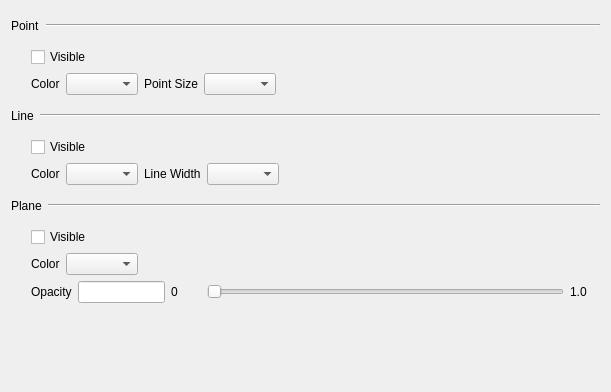
<?xml version="1.0" encoding="UTF-8"?>
<ui version="4.0">
 <class>RLFaultSticksVisPage</class>
 <widget class="QWidget" name="RLFaultSticksVisPage">
  <property name="windowModality">
   <enum>Qt::WindowModal</enum>
  </property>
  <property name="geometry">
   <rect>
    <x>0</x>
    <y>0</y>
    <width>611</width>
    <height>392</height>
   </rect>
  </property>
  <property name="windowTitle">
   <string>Form</string>
  </property>
  <layout class="QGridLayout" name="gridLayout_6">
   <item row="5" column="0" colspan="2">
    <layout class="QGridLayout" name="gridLayout_5">
     <item row="0" column="0">
      <spacer name="horizontalSpacer_7">
       <property name="orientation">
        <enum>Qt::Horizontal</enum>
       </property>
       <property name="sizeType">
        <enum>QSizePolicy::Fixed</enum>
       </property>
       <property name="sizeHint" stdset="0">
        <size>
         <width>20</width>
         <height>20</height>
        </size>
       </property>
      </spacer>
     </item>
     <item row="0" column="1">
      <widget class="QCheckBox" name="m_pChkVisiblePlane">
       <property name="text">
        <string>Visible</string>
       </property>
      </widget>
     </item>
     <item row="1" column="1">
      <layout class="QGridLayout" name="gridLayout_4">
       <item row="0" column="0">
        <widget class="QLabel" name="m_pLabel3">
         <property name="sizePolicy">
          <sizepolicy hsizetype="Fixed" vsizetype="Fixed">
           <horstretch>0</horstretch>
           <verstretch>0</verstretch>
          </sizepolicy>
         </property>
         <property name="text">
          <string>Color</string>
         </property>
        </widget>
       </item>
       <item row="0" column="1">
        <widget class="CXButtonColorEdit" name="m_pColorEdtPlane">
         <property name="sizePolicy">
          <sizepolicy hsizetype="Preferred" vsizetype="Fixed">
           <horstretch>0</horstretch>
           <verstretch>0</verstretch>
          </sizepolicy>
         </property>
        </widget>
       </item>
      </layout>
     </item>
     <item row="1" column="2">
      <spacer name="horizontalSpacer_6">
       <property name="orientation">
        <enum>Qt::Horizontal</enum>
       </property>
       <property name="sizeHint" stdset="0">
        <size>
         <width>40</width>
         <height>20</height>
        </size>
       </property>
      </spacer>
     </item>
     <item row="2" column="1" colspan="2">
      <layout class="QGridLayout" name="gridLayout">
       <item row="0" column="0">
        <widget class="QLabel" name="m_pLabel6">
         <property name="sizePolicy">
          <sizepolicy hsizetype="Fixed" vsizetype="Fixed">
           <horstretch>0</horstretch>
           <verstretch>0</verstretch>
          </sizepolicy>
         </property>
         <property name="text">
          <string>Opacity</string>
         </property>
        </widget>
       </item>
       <item row="0" column="1">
        <widget class="QLineEdit" name="m_pLineEdtOpacity">
         <property name="maximumSize">
          <size>
           <width>87</width>
           <height>16777215</height>
          </size>
         </property>
        </widget>
       </item>
       <item row="0" column="2">
        <widget class="QLabel" name="label">
         <property name="minimumSize">
          <size>
           <width>30</width>
           <height>0</height>
          </size>
         </property>
         <property name="text">
          <string>0</string>
         </property>
        </widget>
       </item>
       <item row="0" column="3">
        <widget class="QSlider" name="m_pSlider">
         <property name="orientation">
          <enum>Qt::Horizontal</enum>
         </property>
        </widget>
       </item>
       <item row="0" column="4">
        <widget class="QLabel" name="label_2">
         <property name="minimumSize">
          <size>
           <width>30</width>
           <height>0</height>
          </size>
         </property>
         <property name="text">
          <string>1.0</string>
         </property>
        </widget>
       </item>
      </layout>
     </item>
    </layout>
   </item>
   <item row="6" column="1">
    <spacer name="verticalSpacer">
     <property name="orientation">
      <enum>Qt::Vertical</enum>
     </property>
     <property name="sizeHint" stdset="0">
      <size>
       <width>20</width>
       <height>44</height>
      </size>
     </property>
    </spacer>
   </item>
   <item row="0" column="0" colspan="2">
    <layout class="QHBoxLayout" name="horizontalLayout_4">
     <item>
      <widget class="QLabel" name="m_pLabelPoint">
       <property name="sizePolicy">
        <sizepolicy hsizetype="Fixed" vsizetype="Fixed">
         <horstretch>0</horstretch>
         <verstretch>0</verstretch>
        </sizepolicy>
       </property>
       <property name="minimumSize">
        <size>
         <width>0</width>
         <height>30</height>
        </size>
       </property>
       <property name="text">
        <string>Point</string>
       </property>
      </widget>
     </item>
     <item>
      <widget class="Line" name="line">
       <property name="sizePolicy">
        <sizepolicy hsizetype="Expanding" vsizetype="Fixed">
         <horstretch>0</horstretch>
         <verstretch>0</verstretch>
        </sizepolicy>
       </property>
       <property name="orientation">
        <enum>Qt::Horizontal</enum>
       </property>
      </widget>
     </item>
    </layout>
   </item>
   <item row="1" column="0" colspan="2">
    <layout class="QGridLayout" name="gridLayout_2">
     <item row="0" column="0">
      <spacer name="horizontalSpacer_5">
       <property name="orientation">
        <enum>Qt::Horizontal</enum>
       </property>
       <property name="sizeType">
        <enum>QSizePolicy::Fixed</enum>
       </property>
       <property name="sizeHint" stdset="0">
        <size>
         <width>20</width>
         <height>20</height>
        </size>
       </property>
      </spacer>
     </item>
     <item row="0" column="1">
      <widget class="QCheckBox" name="m_pChkVisiblePoint">
       <property name="text">
        <string>Visible</string>
       </property>
      </widget>
     </item>
     <item row="3" column="1">
      <layout class="QHBoxLayout" name="horizontalLayout">
       <item>
        <widget class="QLabel" name="m_pLabel1">
         <property name="sizePolicy">
          <sizepolicy hsizetype="Fixed" vsizetype="Fixed">
           <horstretch>0</horstretch>
           <verstretch>0</verstretch>
          </sizepolicy>
         </property>
         <property name="text">
          <string>Color</string>
         </property>
        </widget>
       </item>
       <item>
        <widget class="CXButtonColorEdit" name="m_pColorEdtPoint"/>
       </item>
       <item>
        <widget class="QLabel" name="m_pLabel4">
         <property name="sizePolicy">
          <sizepolicy hsizetype="Fixed" vsizetype="Fixed">
           <horstretch>0</horstretch>
           <verstretch>0</verstretch>
          </sizepolicy>
         </property>
         <property name="text">
          <string>Point Size</string>
         </property>
        </widget>
       </item>
       <item>
        <widget class="QComboBox" name="m_pCombPointSize"/>
       </item>
       <item>
        <spacer name="horizontalSpacer_3">
         <property name="orientation">
          <enum>Qt::Horizontal</enum>
         </property>
         <property name="sizeHint" stdset="0">
          <size>
           <width>40</width>
           <height>20</height>
          </size>
         </property>
        </spacer>
       </item>
      </layout>
     </item>
    </layout>
   </item>
   <item row="2" column="0" colspan="2">
    <layout class="QHBoxLayout" name="horizontalLayout_5">
     <item>
      <widget class="QLabel" name="m_pLabelLine">
       <property name="sizePolicy">
        <sizepolicy hsizetype="Fixed" vsizetype="Fixed">
         <horstretch>0</horstretch>
         <verstretch>0</verstretch>
        </sizepolicy>
       </property>
       <property name="minimumSize">
        <size>
         <width>0</width>
         <height>30</height>
        </size>
       </property>
       <property name="text">
        <string>Line</string>
       </property>
      </widget>
     </item>
     <item>
      <widget class="Line" name="line_2">
       <property name="sizePolicy">
        <sizepolicy hsizetype="Expanding" vsizetype="Fixed">
         <horstretch>0</horstretch>
         <verstretch>0</verstretch>
        </sizepolicy>
       </property>
       <property name="orientation">
        <enum>Qt::Horizontal</enum>
       </property>
      </widget>
     </item>
    </layout>
   </item>
   <item row="3" column="0" colspan="2">
    <layout class="QGridLayout" name="gridLayout_3">
     <item row="0" column="0">
      <spacer name="horizontalSpacer_4">
       <property name="orientation">
        <enum>Qt::Horizontal</enum>
       </property>
       <property name="sizeType">
        <enum>QSizePolicy::Fixed</enum>
       </property>
       <property name="sizeHint" stdset="0">
        <size>
         <width>20</width>
         <height>20</height>
        </size>
       </property>
      </spacer>
     </item>
     <item row="0" column="1" colspan="5">
      <widget class="QCheckBox" name="m_pChkVisibleLine">
       <property name="text">
        <string>Visible</string>
       </property>
      </widget>
     </item>
     <item row="1" column="1">
      <widget class="QLabel" name="m_pLabel2">
       <property name="sizePolicy">
        <sizepolicy hsizetype="Fixed" vsizetype="Fixed">
         <horstretch>0</horstretch>
         <verstretch>0</verstretch>
        </sizepolicy>
       </property>
       <property name="text">
        <string>Color</string>
       </property>
      </widget>
     </item>
     <item row="1" column="2">
      <widget class="CXButtonColorEdit" name="m_pColorEdtLine"/>
     </item>
     <item row="1" column="3">
      <widget class="QLabel" name="m_pLabel5">
       <property name="sizePolicy">
        <sizepolicy hsizetype="Fixed" vsizetype="Fixed">
         <horstretch>0</horstretch>
         <verstretch>0</verstretch>
        </sizepolicy>
       </property>
       <property name="text">
        <string>Line Width</string>
       </property>
      </widget>
     </item>
     <item row="1" column="4">
      <widget class="CXLineWidthListCombBox" name="m_pCombLineWidth"/>
     </item>
     <item row="1" column="5">
      <spacer name="horizontalSpacer_2">
       <property name="orientation">
        <enum>Qt::Horizontal</enum>
       </property>
       <property name="sizeHint" stdset="0">
        <size>
         <width>40</width>
         <height>20</height>
        </size>
       </property>
      </spacer>
     </item>
    </layout>
   </item>
   <item row="4" column="0" colspan="2">
    <layout class="QHBoxLayout" name="horizontalLayout_6">
     <item>
      <widget class="QLabel" name="m_pLabelPlane">
       <property name="sizePolicy">
        <sizepolicy hsizetype="Fixed" vsizetype="Fixed">
         <horstretch>0</horstretch>
         <verstretch>0</verstretch>
        </sizepolicy>
       </property>
       <property name="minimumSize">
        <size>
         <width>0</width>
         <height>30</height>
        </size>
       </property>
       <property name="text">
        <string>Plane</string>
       </property>
      </widget>
     </item>
     <item>
      <widget class="Line" name="line_3">
       <property name="sizePolicy">
        <sizepolicy hsizetype="Expanding" vsizetype="Fixed">
         <horstretch>0</horstretch>
         <verstretch>0</verstretch>
        </sizepolicy>
       </property>
       <property name="orientation">
        <enum>Qt::Horizontal</enum>
       </property>
      </widget>
     </item>
    </layout>
   </item>
  </layout>
 </widget>
 <customwidgets>
  <customwidget>
   <class>CXButtonColorEdit</class>
   <extends>QComboBox</extends>
   <header>xbuttoncoloredit.h</header>
  </customwidget>
  <customwidget>
   <class>CXLineWidthListCombBox</class>
   <extends>QComboBox</extends>
   <header>xlinecomponent.h</header>
  </customwidget>
 </customwidgets>
 <resources/>
 <connections/>
</ui>
